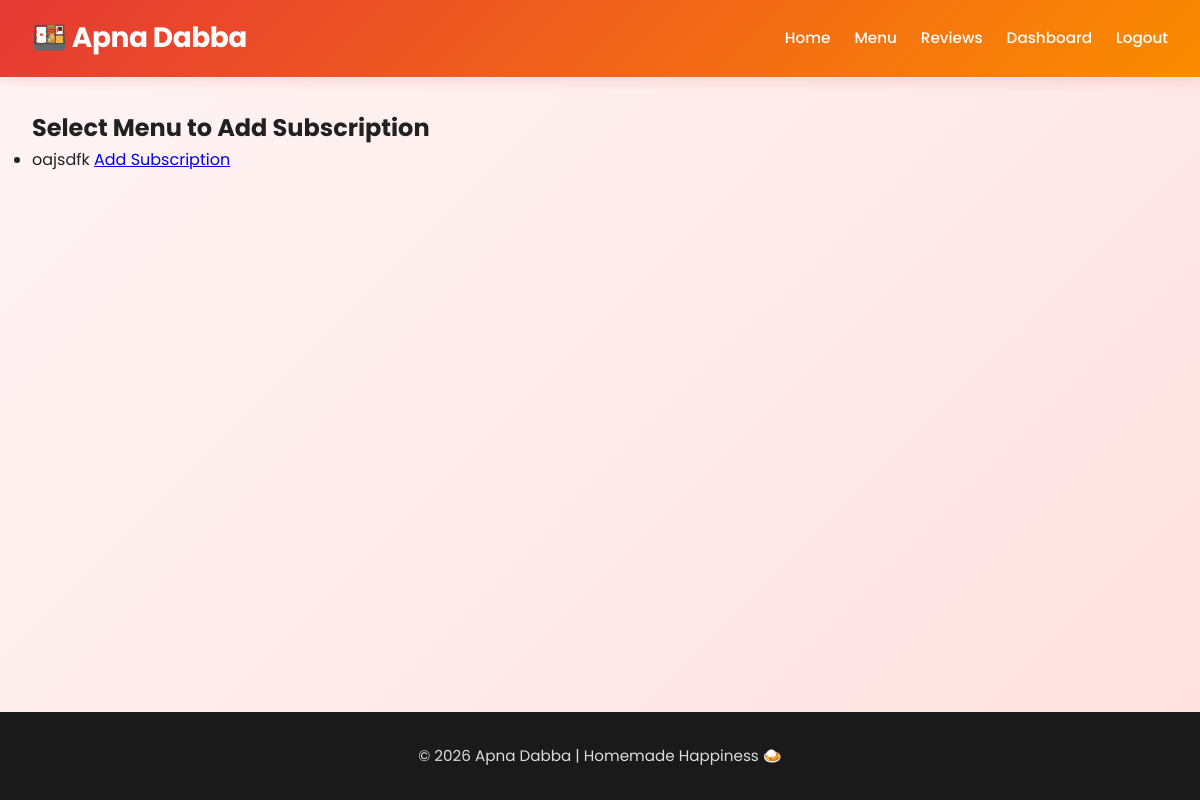
The page /select-menu-for-subscription/ (signed in) on the database as committed earlier.
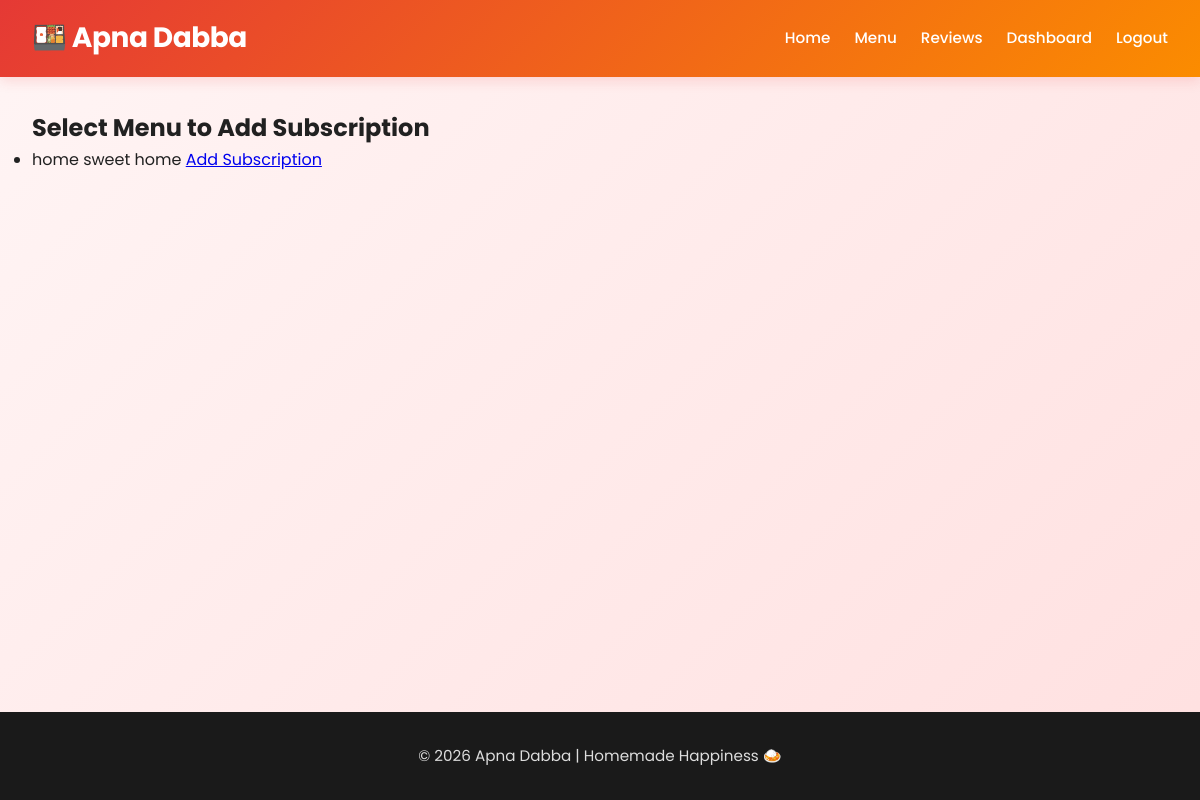
The same page on the database as committed later.
### core/models.py (models this page shows, shortened)
class Menu(models.Model):
    tiffin_service = models.ForeignKey(TiffinService, on_delete=models.CASCADE)
    title = models.CharField(max_length=100)
    description = models.TextField()
    monthly_price = models.DecimalField(max_digits=7, decimal_places=2)
    image = models.ImageField(upload_to='menu_images/', null=True, blank=True)
    monday = models.TextField(blank=True)
    tuesday = models.TextField(blank=True)
    wednesday = models.TextField(blank=True)
    thursday = models.TextField(blank=True)
    friday = models.TextField(blank=True)
    saturday = models.TextField(blank=True)
    sunday = models.TextField(blank=True)
    created_at = models.DateTimeField(auto_now_add=True, null=True, blank=True)
    updated_at = models.DateTimeField(auto_now=True, null=True, blank=True)
    class Meta:
        ordering = ['-created_at']

### core/views.py (the view)
@login_required
@owner_required
def select_menu_for_subscription(request):
    menus = Menu.objects.filter(
        tiffin_service__owner=request.user
    ).select_related('tiffin_service')
    return render(
        request,
        'core/select_menu_for_subscription.html',
        {'menus': menus}
    )

### core/utils.py (called while the page is built)
def deactivate_expired_subscriptions():
    expired_count = CustomerSubscription.objects.filter(
        end_date__lt=timezone.now(),
        is_active=True
    ).update(is_active=False)
    return expired_count

### core/templates/core/select_menu_for_subscription.html
{% extends 'core/base.html' %}
{% block content %}
<h2>Select Menu to Add Subscription</h2>
{% if menus %}
    <ul>
        {% for menu in menus %}
            <li>
                {{ menu.title }}
                <a href="{% url 'add_subscription' menu.id %}">
                    Add Subscription
                </a>
            </li>
        {% endfor %}
    </ul>
{% else %}
    <p>You have no menus yet.</p>
{% endif %}
{% endblock %}

Rows that differ between the two databases and show on the page:
removed Menu: title "oajsdfk"
added Menu: title "home sweet home"
